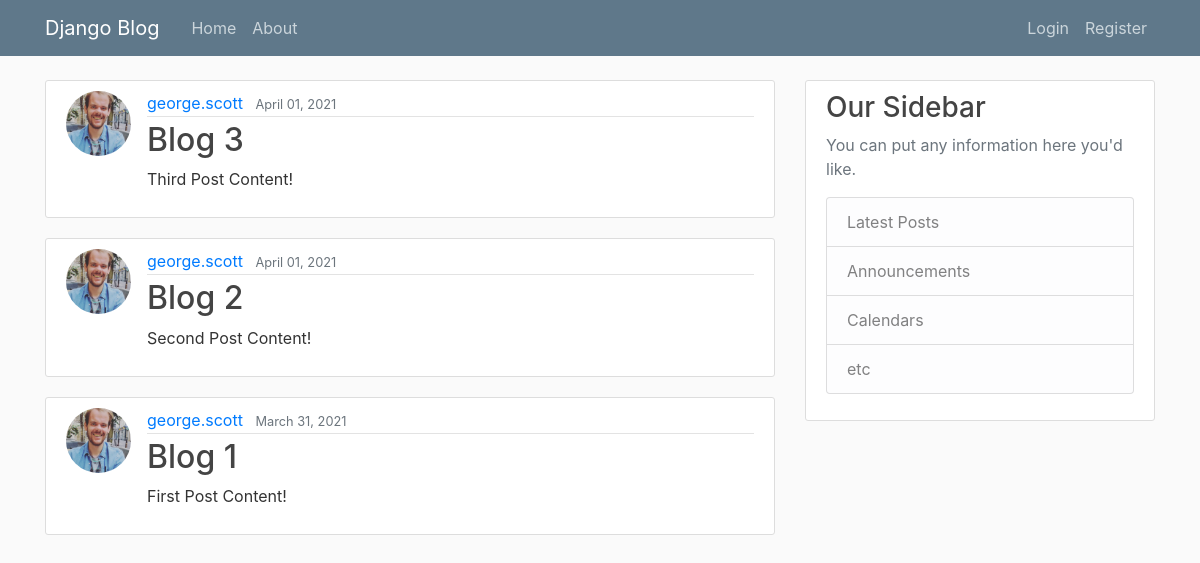
Before: / with the older database file.
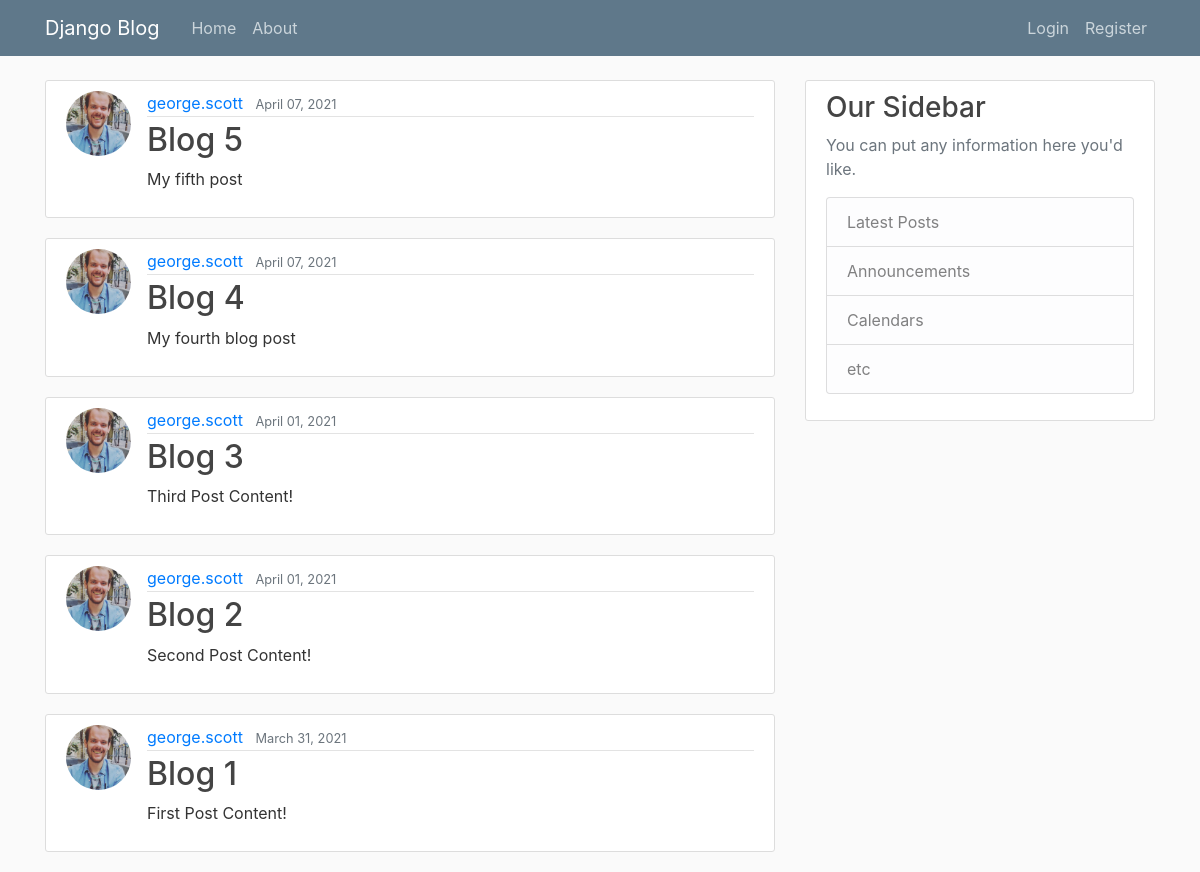
After: the same page with the newer database file.
### blog/models.py (models this page shows, shortened)
class Post(
    models.Model
):  # each class will be its own table (Model) in the database via this inheritance
    title = models.CharField(max_length=100)  # CharField representes a string field
    content = models.TextField()
    date_posted = models.DateTimeField(default=timezone.now)
    author = models.ForeignKey(
        User, on_delete=models.CASCADE
    )  # the on_delete argument is stating that if the user of a post is deleted, their posts should be deleted as well

### users/models.py (models this page shows, shortened)
class Profile(
    models.Model
):  # When creating a new class of item to eb stored on our db, it always inherits from models.Model
    user = models.OneToOneField(
        User, on_delete=models.CASCADE
    )  # The models OneToOneField method denotes a 1-1 relationship between two models.
    image = models.ImageField(
        default="default.png", upload_to="profile_pics"
    )  # In conjunction with the MEDIA_ROOT and MEDIA_URL settings in settings.py, pictures uploaded to user accounts will be uploaded to /media/profile_pics

### blog/views.py (the view)
class PostListView(
    ListView
):  # ListViews are good for listing lots of similar items, as with our blog posts
    model = Post  # This tells the view what model to query in order to create the List
    template_name = "blog/home.html"
    context_object_name = "posts"  # This overrides the default
    ordering = [
        "-date_posted"
    ]  # adding this variable dictates the ordering of the model data - the minus sign inverts the ordering from ascending to descending

### blog/templates/blog/home.html
{% extends "blog/base.html" %}
{% block content %}
    {% for post in posts%}
    <article class="media content-section">
        <img class="rounded-circle article-img" src="{{ post.author.profile.image.url }}">
        <div class="media-body">
          <div class="article-metadata">
            <a class="mr-2" href="#">{{ post.author }}</a>
            <small class="text-muted">{{ post.date_posted|date:"F d, Y" }}</small>
          </div>
          <h2><a class="article-title" href="{% url 'post-detail' post.id %}">{{ post.title }}</a></h2>
          <p class="article-content">{{ post.content }}</p>
        </div>
      </article>
    {% endfor %}
{% endblock %}

### blog/templates/blog/base.html (shortened to what this page needs)
{% load static %}
<!DOCTYPE html>
<html lang="en">
<head>
    <link rel="stylesheet" href="https://maxcdn.bootstrapcdn.com/bootstrap/4.0.0/css/bootstrap.min.css">
    <link rel="stylesheet" type="text/css" href="{% static 'blog/main.css' %}">
</head>
<body>
    <header class="site-header">
        <nav class="navbar navbar-expand-md navbar-dark bg-steel fixed-top">
            <div class="container">
                <a class="navbar-brand mr-4" href="/">Django Blog</a>
                <div class="collapse navbar-collapse" id="navbarToggle">
                    <div class="navbar-nav mr-auto">
                        <a class="nav-item nav-link" href="{% url 'blog-home' %}">Home</a>
                        <a class="nav-item nav-link" href="{% url 'blog-about' %}">About</a>
                    </div>
                    <div class="navbar-nav">
                        {% if user.is_authenticated %}
                            <a class="nav-item nav-link" href="{% url 'profile' %}">Profile</a>
                            <a class="nav-item nav-link" href="{% url 'logout' %}">Logout</a>
                        {% else %}
                            <a class="nav-item nav-link" href="{% url 'login' %}">Login</a>
                            <a class="nav-item nav-link" href="{% url 'register' %}">Register</a>
                        {% endif %}
                    </div>
                </div>
            </div>
        </nav>
    </header>
    <main role="main" class="container">
        <div class="row">
            <div class="col-md-8">
            {% block content %}{% endblock %}
            </div>
            <div class="col-md-4">
            <div class="content-section">
                <h3>Our Sidebar</h3>
                <p class='text-muted'>You can put any information here you'd like.
                <ul class="list-group">
                    <li class="list-group-item list-group-item-light">Latest Posts</li>
                    <li class="list-group-item list-group-item-light">Announcements</li>
                    <li class="list-group-item list-group-item-light">Calendars</li>
                    <li class="list-group-item list-group-item-light">etc</li>
                </ul>
                </p>
            </div>
            </div>
        </div>
    </main>
</body>
</html>

### blog/static/blog/main.css (style rules this page uses)
body { background: #fafafa; color: #333333; margin-top: 5rem; }
h1, h2, h3, h4, h5, h6 { color: #444444; }
ul { margin: 0; }
.bg-steel { background-color: #5f788a; }
.site-header .navbar-nav .nav-link { color: #cbd5db; }
.content-section { background: #ffffff; padding: 10px 20px; border: 1px solid #dddddd; border-radius: 3px; margin-bottom: 20px; }
.article-title { color: #444444; }
.article-content { white-space: pre-line; }
.article-img { height: 65px; width: 65px; margin-right: 16px; }
.article-metadata { padding-bottom: 1px; margin-bottom: 4px; border-bottom: 1px solid #e3e3e3; }

Changed rows visible on the page:
added Post: author.profile.image (picture), author "george.scott", date_posted "April 07, 2021", title "Blog 5", content "My fifth post"
added Post: author.profile.image (picture), author "george.scott", date_posted "April 07, 2021", title "Blog 4", content "My fourth blog post"
